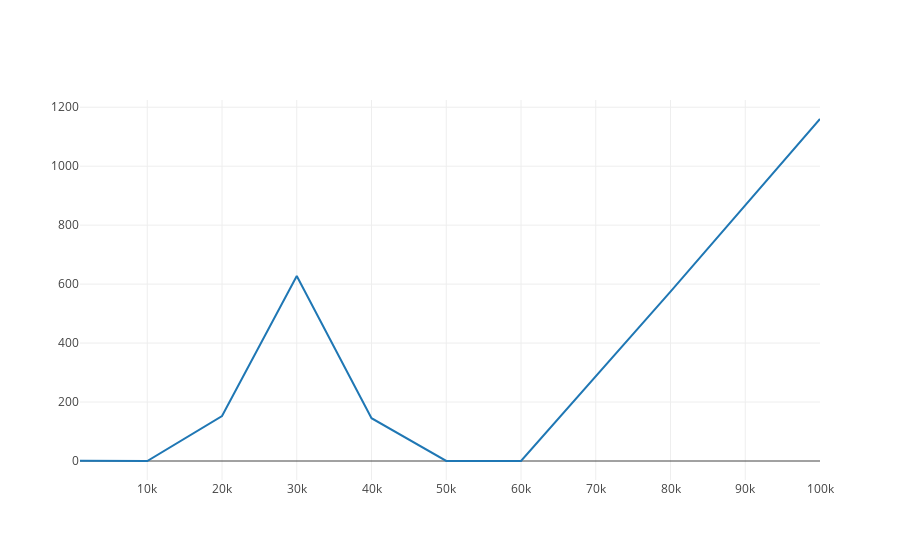

The code cell stored with this chart in its notebook:
### Code cell
import plotly.plotly as py
import plotly.graph_objs as go
from plotly.offline import download_plotlyjs, init_notebook_mode, plot, iplot
init_notebook_mode(connected=True)

trace0 = go.Scatter(
    x = df['n'],
    y = df['rmse'],
    mode = 'lines',
    name = 'k = 10000'
)
# trace1 = go.Scatter(
#     x = df_500['n'],
#     y = df_500['rmse'],
#     mode = 'lines',
#     name = 'k = 500'
# )
# trace2 = go.Scatter(
#     x = df_1000['n'],
#     y = df_1000['rmse'],
#     mode = 'lines',
#     name = 'k = 1000'
# )

data = [trace0]
layout = go.Layout(
#     xaxis=dict(
#         type='log',
#         autorange=True
#     ),
    yaxis=dict(
#         tickmode='linear',
#         ticks='outside',
#         range=[0, 1]
#         dtick=0.25,
#         ticklen=8,
#         tickwidth=4,
#         tickcolor='#000'
#         type='log',
#         autorange=True
#         ticklen=8
    )
)
fig = go.Figure(data=data, layout=layout)
iplot(fig, filename='scatter-mode')

### Figure 1 — Plotly figure (JSON) as saved in the notebook; plotly's stock layout.template omitted (floating-point values rounded to 4 significant figures)
{"data": [{"mode": "lines", "name": "k = 10000", "type": "scatter", "uid": "9b99cb22-fb83-11e8-add0-acde48001122", "x": [1000, 10000, 20000, 30000, 40000, 50000, 60000, 80000, 100000], "y": [0.4665, 0.01423, 152.5, 627.5, 145.1, 0.0385, 0.04681, 574.3, 1160.0]}], "layout": {}}
